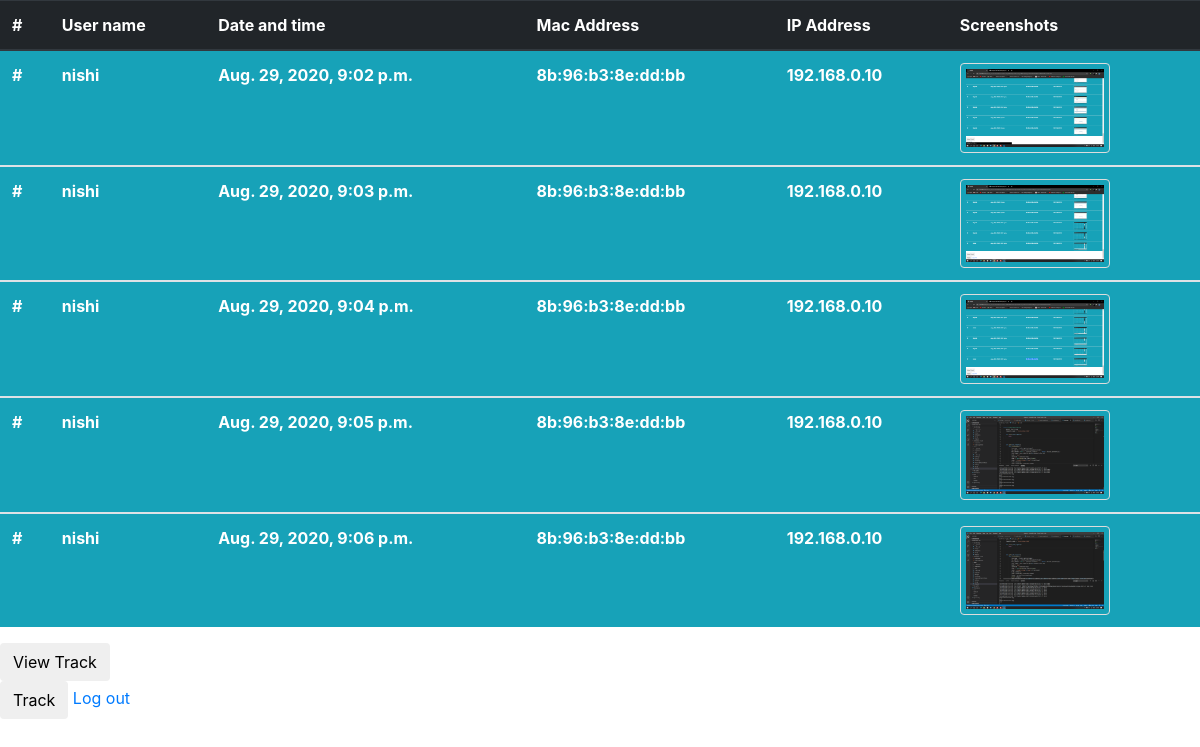
The page /track_view/ (signed in) on the database its author committed.
### track/models.py (models this page shows)
class User_track(models.Model):
    ip_address = models.CharField(max_length=200)
    mac_address = models.CharField(max_length=200)
    user_name = models.ForeignKey( 'auth.User', on_delete=models.CASCADE, )
    image  = models.ImageField(upload_to='images')
    datetime = models.DateTimeField()

### track/views.py (the view)
# urls.py: path('track_view/', track_view.as_view(), name='track_view'),
class track_view(ListView):
    model= User_track
    template_name = 'track/index.html'
    def get_queryset(self):
        return User_track.objects.filter(user_name=self.request.user)

### templates/track/index.html (shortened to what this page needs)
<!DOCTYPE html>
<html lang="en">
<head>
<link rel="stylesheet" href="https://maxcdn.bootstrapcdn.com/bootstrap/4.0.0/css/bootstrap.min.css">
</head>
<body>
    {% if user.is_authenticated %}
    <form method="get" action="{% url 'track_view' %}" >
        <table class="table table-dark table-responsive-md">
            <thead>
                <tr>
                    <th scope="col">#</th>
                    <th scope="col">User name</th>
                    <th scope="col">Date and time</th>
                    <th scope="col">Mac Address</th>
                    <th scope="col">IP Address</th>
                    <th scope="col">Screenshots</th>
                </tr>
            </thead>
            {% for obj in object_list %}
            <tbody>
                <tr class="bg-info">
                    <th scope="col">#</th>
                    <th scope="col">{{ obj.user_name }}</th>
                    <th scope="col">{{ obj.datetime }}</th>
                    <th scope="col">{{ obj.mac_address }}</th>
                    <th scope="col">{{ obj.ip_address}}</th>
                    <th scope="col">{% if obj.image %} <img src="{{ obj.image.url}}">{% endif %}</th>
                    {% endfor %}
                </tr>
            </tbody>
        </table>
        <button type="submit" class="btn" > View Track</button>
    </form>
    <form method="GET" action="{% url 'track' %}" >
     <button type="submit" class="btn" > Track</button>
     <a href="/admin/logout/">Log out</a>
    </form>
    {% else %}
      <p>Please <a href="/admin/login">login</a> to see this page.</p>
    {% endif %}
</body>
</html>

### templates/track/index.html (style rules this page uses)
img { border: 1px solid #ddd; border-radius: 4px; padding: 5px; width: 150px; }

### rows shown on the page
User_track: user_name "nishi", datetime "Aug. 29, 2020, 9:02 p.m.", mac_address "8b:96:b3:8e:dd:bb", ip_address "192.168.0.10", image (picture)
User_track: user_name "nishi", datetime "Aug. 29, 2020, 9:03 p.m.", mac_address "8b:96:b3:8e:dd:bb", ip_address "192.168.0.10", image (picture)
User_track: user_name "nishi", datetime "Aug. 29, 2020, 9:04 p.m.", mac_address "8b:96:b3:8e:dd:bb", ip_address "192.168.0.10", image (picture)
User_track: user_name "nishi", datetime "Aug. 29, 2020, 9:05 p.m.", mac_address "8b:96:b3:8e:dd:bb", ip_address "192.168.0.10", image (picture)
User_track: user_name "nishi", datetime "Aug. 29, 2020, 9:06 p.m.", mac_address "8b:96:b3:8e:dd:bb", ip_address "192.168.0.10", image (picture)
